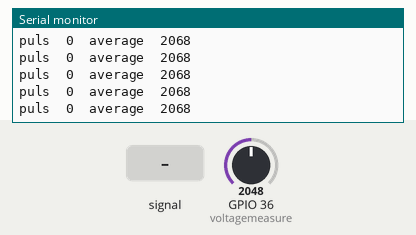
Bench run of a sketch on a simulated ESP32. On the bench: the last lines printed to the serial monitor. The test bench sets the inputs (shaded band); at power-on: GPIO 36 (voltagemeasure) = 2048 (analog values on the 0–4095 scale).

Above: at 1.2 s.
1.3 s: GPIO 36 (voltagemeasure) fed a 200 Hz sine of ±327 counts around its level
At 2.3 s:
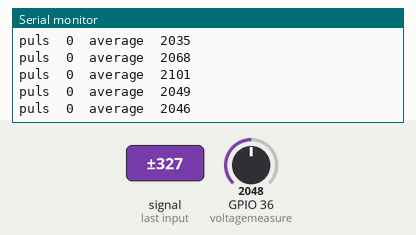
2.8 s: GPIO 36 (voltagemeasure) set to 2866
At 3.5 s:
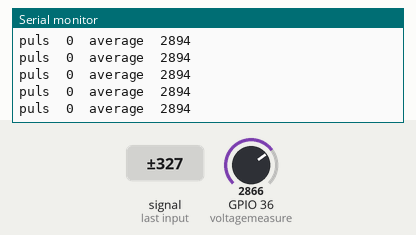
4.3 s: GPIO 36 (voltagemeasure) fed a 1000 Hz sine of ±1023 counts around its level
At 5.2 s:
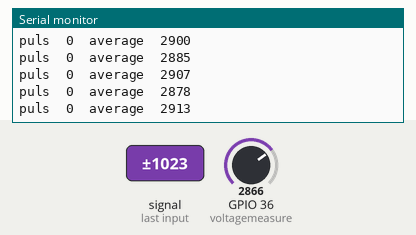
5.8 s: GPIO 36 (voltagemeasure) set to 3603
At 6.9 s:
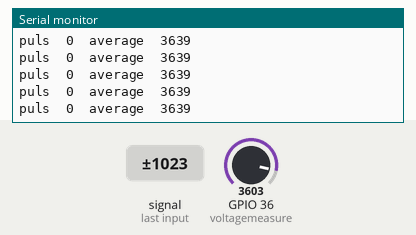
Timing chart, 0 to 8.3 s (numbered marks = the images above; inputs shaded):
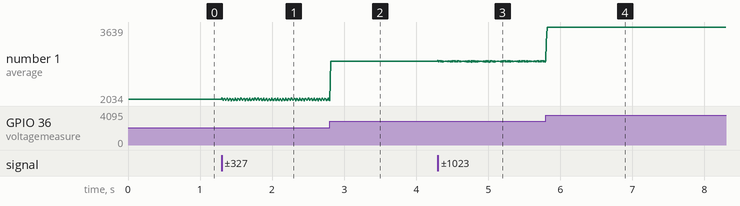

Measured:
- after the input at 1.3 s, the serial monitor: prints a new line at once (image 1)
- after the input at 2.8 s, the serial monitor: prints a new line at once (image 2)
- after the input at 4.3 s, the serial monitor: prints a new line at once (image 3)
- after the input at 5.8 s, the serial monitor: prints a new line at once (image 4)
- plotted number 1: 2068 → 2044 after the input at 1.3 s, 2044 → 2894 after the input at 2.8 s, 2894 → 2911 after the input at 4.3 s, 2911 → 3639 after the input at 5.8 s

The sketch:

ESP32_ADC_TEST.ino
```cpp
long adc_output = 0;
long adc_average = 0;
long adc_puls = 0;
float voltage = 0;


int voltagemeasure = 36;
int puls = 39;

void setup() {
  analogReadResolution(12);
  analogSetWidth(12);
  analogSetCycles(8);
  analogSetSamples(3);
  analogSetClockDiv(1);
  analogSetAttenuation(ADC_11db);
  adcAttachPin(36);
  adcAttachPin(39);
  pinMode(voltagemeasure, INPUT);
  pinMode(puls, INPUT);

  Serial.begin(115200);

}

void loop() {
  //adc_puls = analogRead(puls);
   for (int i = 0; i<= 100; i++) {
      adc_output = (adc_output + analogRead(36));
    }
  adc_average = (adc_output/100);
  adc_output = 0;
  //adc_output = analogRead(36);
  //voltage = (adc_output / 10);
  Serial.print("puls  ");
  Serial.print(adc_puls);
  Serial.print("  average  ");
  Serial.println(adc_average);
}
```
